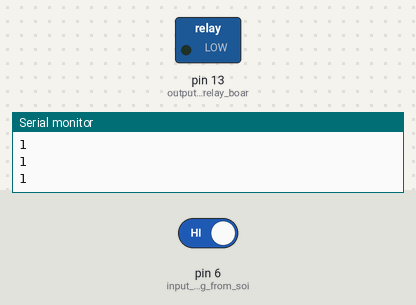
The sketch below on a simulated Arduino Uno, built with avr-gcc and run on an emulated ATmega328P. On the bench: switched loads named in the sketch (green lamp = pin HIGH), the last lines printed to the serial monitor. Inputs (shaded band) come from the test bench; at power-on: pin 6 (input_pin_coming_from_soi) HIGH.

Above: at 1.6 s.
1.7 s: pin 6 (input_pin_coming_from_soi) driven LOW
At 2.5 s:
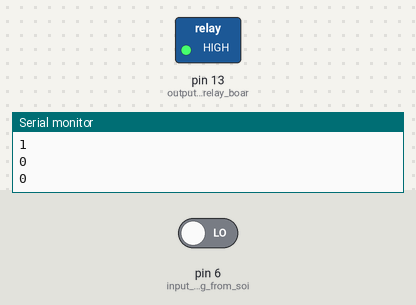
3.5 s: pin 6 (input_pin_coming_from_soi) driven HIGH
At 5.0 s:
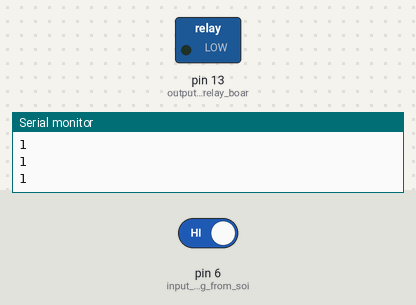
Timing chart, 0 to 6.5 s (numbered marks = the images above; inputs shaded):
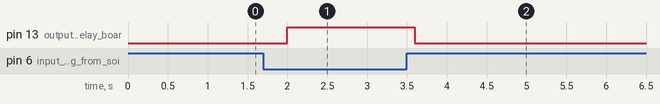

The sketch:

soil_moister_main.ino
```cpp
int water; //random variable
void setup() {
  pinMode(13,OUTPUT); //output pin for relay board, this will sent signal to the relay
  pinMode(6,INPUT); //input pin coming from soil sensor
  Serial.begin(9600);
}

void loop() {
  water = digitalRead(6); // reading the coming signal from the soil sensor
  Serial.println(water);
  if(water == 0) // if water level is full then cut the relay
  digitalWrite(13,HIGH); // low is to cut the relay
  else
  digitalWrite(13,LOW); //high to continue proving signal and water supply
  delay(400);
}
```

Measured:
- after the input at 1.7 s, pin 13 (output_pin_for_relay_boar): LOW → HIGH after 0.30 s
- after the input at 3.5 s, pin 13 (output_pin_for_relay_boar): HIGH → LOW after 0.10 s
